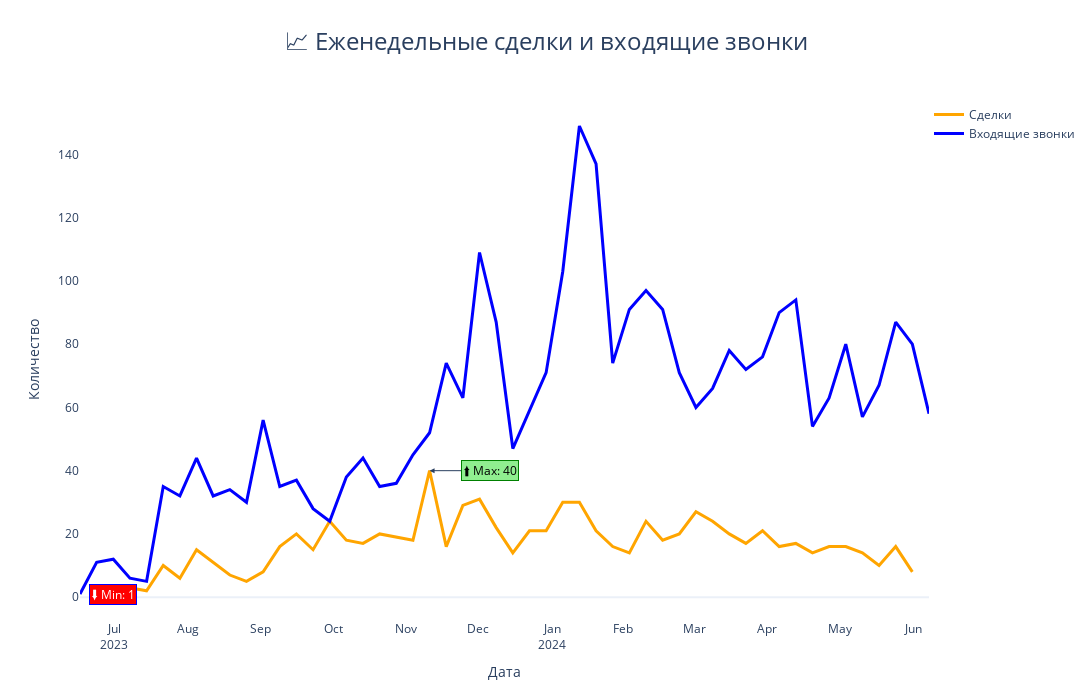

This figure's notebook cell:
### Code cell
#Graph for presentation

import plotly.graph_objects as go
calls_df = pd.read_pickle("calls_cleaned.pkl")
time_calls_df = calls_df.copy()
time_calls_df.set_index('Call Start Time', inplace=True)

time_success_deals_df = successful_df.copy()
time_success_deals_df.set_index('Created Time', inplace=True)

filtered_calls_df = time_calls_df[
    (time_calls_df['Call Duration Range'] != '0 sec') &
    (time_calls_df['Call Duration Range'] != '1–3 sec')
]
inbound_filtered_calls_df = filtered_calls_df[filtered_calls_df['Call Type'] == 'Inbound']
outbound_filtered_calls_df = filtered_calls_df[filtered_calls_df['Call Type'] == 'Outbound']

weekly_success_deals = time_success_deals_df.resample("W").count()['Id']  # Series
weekly_in_calls = inbound_filtered_calls_df.resample('W').size()

# Данные
plot_min_val = weekly_success_deals.min()
plot_min_date = weekly_success_deals.idxmin()

plot_max_val = weekly_success_deals.max()
plot_max_date = weekly_success_deals.idxmax()

fig = go.Figure()

# Аннотация минимума (слева)
fig.add_annotation(
    x=plot_min_date,
    y=plot_min_val,
    text=f"⬇ Min: {plot_min_val}",
    showarrow=False,
    arrowhead=2,
    ax=-60,
    ay=0,
    bgcolor="red",
    bordercolor="blue",
    font=dict(color="white")
)

# Аннотация максимума (справа)
fig.add_annotation(
    x=plot_max_date,
    y=plot_max_val,
    text=f"⬆ Max: {plot_max_val}",
    showarrow=True,
    arrowhead=2,
    ax=60,
    ay=0,
    bgcolor="lightgreen",
    bordercolor="green",
    font=dict(color="black")
)

# Сделки — яркая линия
fig.add_trace(go.Scatter(
    x=weekly_success_deals.index,
    y=weekly_success_deals.values,
    mode='lines',
    name='Сделки',
    line=dict(color='orange', width=3)
))

# Входящие звонки — другая яркая линия
fig.add_trace(go.Scatter(
    x=weekly_in_calls.index,
    y=weekly_in_calls.values,
    mode='lines',
    name='Входящие звонки',
    line=dict(color='blue', width=3)
))

# Настройки графика
fig.update_layout(
    title={'text':'📈 Еженедельные сделки и входящие звонки', 'font': {'size': 24},
        'x': 0.5,
        'xanchor': 'center'
    },
    xaxis_title='Дата',
    yaxis_title='Количество',
    template='plotly_white',
    hovermode='x unified',
    height=700,
    width=1200,
    xaxis=dict(
        showgrid=False,
        tickformat="%b\n%Y",
        dtick="M1",
        ticklabelmode="period",
        tickangle=0
    ),
    yaxis=dict(showgrid=False),
    legend=dict(
        x=1,
        y=1,
        xanchor='left',
        yanchor='top'
    ),
    plot_bgcolor='rgba(0,0,0,0)',
    paper_bgcolor='rgba(0,0,0,0)'
)

fig.show()

### Figure 1 — Plotly figure (JSON) as saved in the notebook; plotly's stock layout.template omitted (floating-point values rounded to 4 significant figures)
{"data": [{"line": {"color": "orange", "width": 3}, "mode": "lines", "name": "Сделки", "type": "scatter", "x": ["2023-07-09T00:00:00.000000000", "2023-07-16T00:00:00.000000000", "2023-07-23T00:00:00.000000000", "2023-07-30T00:00:00.000000000", "2023-08-06T00:00:00.000000000", "2023-08-13T00:00:00.000000000", "2023-08-20T00:00:00.000000000", "2023-08-27T00:00:00.000000000", "2023-09-03T00:00:00.000000000", "2023-09-10T00:00:00.000000000", "2023-09-17T00:00:00.000000000", "2023-09-24T00:00:00.000000000", "2023-10-01T00:00:00.000000000", "2023-10-08T00:00:00.000000000", "2023-10-15T00:00:00.000000000", "2023-10-22T00:00:00.000000000", "2023-10-29T00:00:00.000000000", "2023-11-05T00:00:00.000000000", "2023-11-12T00:00:00.000000000", "2023-11-19T00:00:00.000000000", "2023-11-26T00:00:00.000000000", "2023-12-03T00:00:00.000000000", "2023-12-10T00:00:00.000000000", "2023-12-17T00:00:00.000000000", "2023-12-24T00:00:00.000000000", "2023-12-31T00:00:00.000000000", "2024-01-07T00:00:00.000000000", "2024-01-14T00:00:00.000000000", "2024-01-21T00:00:00.000000000", "2024-01-28T00:00:00.000000000", "2024-02-04T00:00:00.000000000", "2024-02-11T00:00:00.000000000", "2024-02-18T00:00:00.000000000", "2024-02-25T00:00:00.000000000", "2024-03-03T00:00:00.000000000", "2024-03-10T00:00:00.000000000", "2024-03-17T00:00:00.000000000", "2024-03-24T00:00:00.000000000", "2024-03-31T00:00:00.000000000", "2024-04-07T00:00:00.000000000", "2024-04-14T00:00:00.000000000", "2024-04-21T00:00:00.000000000", "2024-04-28T00:00:00.000000000", "2024-05-05T00:00:00.000000000", "2024-05-12T00:00:00.000000000", "2024-05-19T00:00:00.000000000", "2024-05-26T00:00:00.000000000", "2024-06-02T00:00:00.000000000", "2024-06-09T00:00:00.000000000", "2024-06-16T00:00:00.000000000"], "y": [2, 1, 3, 2, 10, 6, 15, 11, 7, 5, 8, 16, 20, 15, 24, 18, 17, 20, 19, 18, 40, 16, 29, 31, 22, 14, 21, 21, 30, 30, 21, 16, 14, 24, 18, 20, 27, 24, 20, 17, 21, 16, 17, 14, 16, 16, 14, 10, 16, 8]}, {"line": {"color": "blue", "width": 3}, "mode": "lines", "name": "Входящие звонки", "type": "scatter", "x": ["2023-07-02T00:00:00.000000000", "2023-07-09T00:00:00.000000000", "2023-07-16T00:00:00.000000000", "2023-07-23T00:00:00.000000000", "2023-07-30T00:00:00.000000000", "2023-08-06T00:00:00.000000000", "2023-08-13T00:00:00.000000000", "2023-08-20T00:00:00.000000000", "2023-08-27T00:00:00.000000000", "2023-09-03T00:00:00.000000000", "2023-09-10T00:00:00.000000000", "2023-09-17T00:00:00.000000000", "2023-09-24T00:00:00.000000000", "2023-10-01T00:00:00.000000000", "2023-10-08T00:00:00.000000000", "2023-10-15T00:00:00.000000000", "2023-10-22T00:00:00.000000000", "2023-10-29T00:00:00.000000000", "2023-11-05T00:00:00.000000000", "2023-11-12T00:00:00.000000000", "2023-11-19T00:00:00.000000000", "2023-11-26T00:00:00.000000000", "2023-12-03T00:00:00.000000000", "2023-12-10T00:00:00.000000000", "2023-12-17T00:00:00.000000000", "2023-12-24T00:00:00.000000000", "2023-12-31T00:00:00.000000000", "2024-01-07T00:00:00.000000000", "2024-01-14T00:00:00.000000000", "2024-01-21T00:00:00.000000000", "2024-01-28T00:00:00.000000000", "2024-02-04T00:00:00.000000000", "2024-02-11T00:00:00.000000000", "2024-02-18T00:00:00.000000000", "2024-02-25T00:00:00.000000000", "2024-03-03T00:00:00.000000000", "2024-03-10T00:00:00.000000000", "2024-03-17T00:00:00.000000000", "2024-03-24T00:00:00.000000000", "2024-03-31T00:00:00.000000000", "2024-04-07T00:00:00.000000000", "2024-04-14T00:00:00.000000000", "2024-04-21T00:00:00.000000000", "2024-04-28T00:00:00.000000000", "2024-05-05T00:00:00.000000000", "2024-05-12T00:00:00.000000000", "2024-05-19T00:00:00.000000000", "2024-05-26T00:00:00.000000000", "2024-06-02T00:00:00.000000000", "2024-06-09T00:00:00.000000000", "2024-06-16T00:00:00.000000000", "2024-06-23T00:00:00.000000000"], "y": [1, 11, 12, 6, 5, 35, 32, 44, 32, 34, 30, 56, 35, 37, 28, 24, 38, 44, 35, 36, 45, 52, 74, 63, 109, 87, 47, 59, 71, 103, 149, 137, 74, 91, 97, 91, 71, 60, 66, 78, 72, 76, 90, 94, 54, 63, 80, 57, 67, 87, 80, 58]}], "layout": {"annotations": [{"arrowhead": 2, "ax": -60, "ay": 0, "bgcolor": "red", "bordercolor": "blue", "font": {"color": "white"}, "showarrow": false, "text": "⬇ Min: 1", "x": "2023-07-16T00:00:00", "y": 1}, {"arrowhead": 2, "ax": 60, "ay": 0, "bgcolor": "lightgreen", "bordercolor": "green", "font": {"color": "black"}, "showarrow": true, "text": "⬆ Max: 40", "x": "2023-11-26T00:00:00", "y": 40}], "height": 700, "hovermode": "x unified", "legend": {"x": 1, "xanchor": "left", "y": 1, "yanchor": "top"}, "paper_bgcolor": "rgba(0,0,0,0)", "plot_bgcolor": "rgba(0,0,0,0)", "title": {"font": {"size": 24}, "text": "📈 Еженедельные сделки и входящие звонки", "x": 0.5, "xanchor": "center"}, "width": 1200, "xaxis": {"dtick": "M1", "showgrid": false, "tickangle": 0, "tickformat": "%b\n%Y", "ticklabelmode": "period", "title": {"text": "Дата"}}, "yaxis": {"showgrid": false, "title": {"text": "Количество"}}}}
